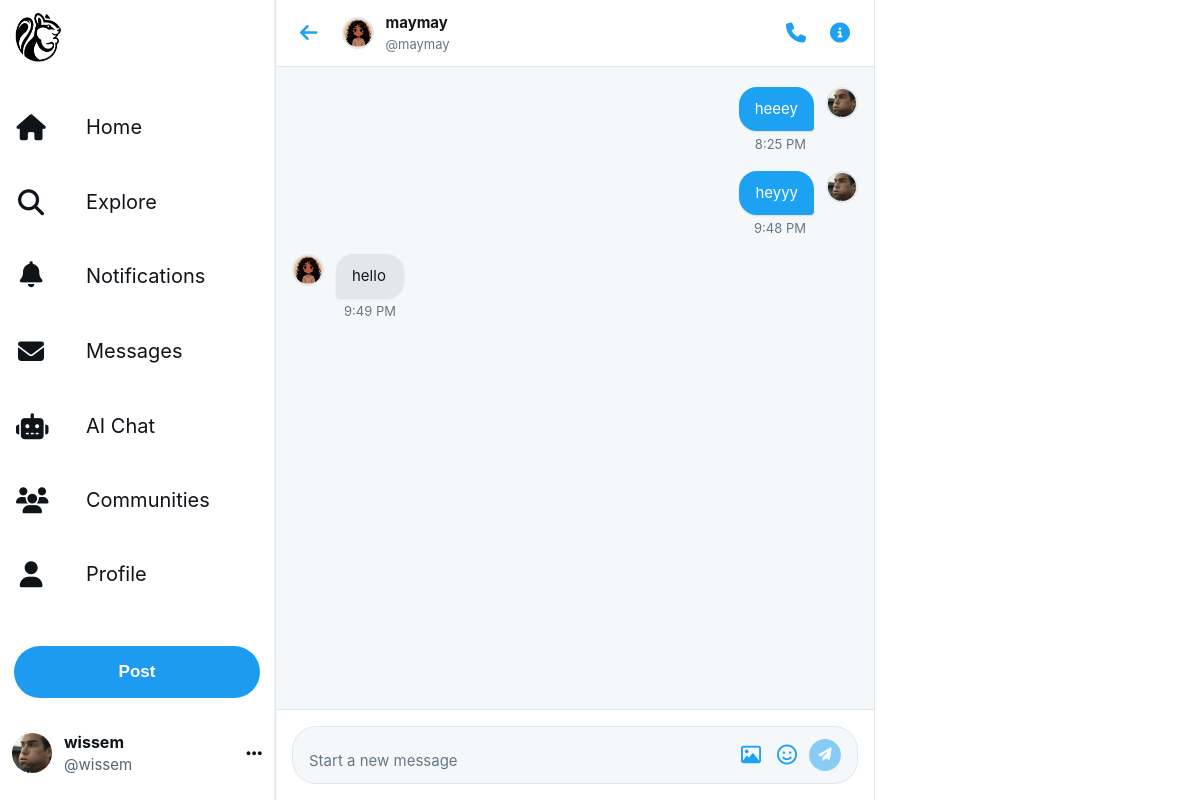
The page /messages/7/ (signed in) on the database its author committed.
### musker/models.py (models this page shows, shortened)
class Profile(models.Model):
    user = models.OneToOneField(User, on_delete=models.CASCADE)
    follows = models.ManyToManyField("self", related_name="followed_by", symmetrical=False, blank=True)
    profile_image = models.ImageField(upload_to='profile_images/', blank=True, null=True)
    cover_image = models.ImageField(upload_to='cover_images/', blank=True, null=True)
    bio = models.TextField(max_length=200, blank=True)
    location = models.CharField(max_length=100, blank=True)
    website = models.URLField(blank=True)
    date_modified = models.DateTimeField(auto_now=True)
    date_created = models.DateTimeField(auto_now_add=True, null=True, blank=True)

class Message(models.Model):
    sender = models.ForeignKey(User, on_delete=models.CASCADE, related_name='sent_messages')
    recipient = models.ForeignKey(User, on_delete=models.CASCADE, related_name='received_messages')
    content = models.TextField(max_length=1000)
    created_at = models.DateTimeField(auto_now_add=True)
    is_read = models.BooleanField(default=False)
    class Meta:
        ordering = ['created_at']

### musker/views.py (the view)
# urls.py: path('messages/<int:user_id>/', views.conversation_detail, name='conversation_detail'),
@login_required
def conversation_detail(request, user_id):
    other_user = get_object_or_404(User, id=user_id)
    if other_user == request.user:
        messages.error(request, "You cannot message yourself!")
        return redirect('messages')
    conversation = Conversation.objects.filter(participants=request.user).filter(participants=other_user).first()
    if not conversation:
        conversation = Conversation.objects.create()
        conversation.participants.add(request.user, other_user)
    messages_list = Message.objects.filter(
        Q(sender=request.user, recipient=other_user) |
        Q(sender=other_user, recipient=request.user)
    ).order_by('created_at')
    Message.objects.filter(sender=other_user, recipient=request.user, is_read=False).update(is_read=True)
    return render(request, 'conversation_detail.html', {
        'conversation': conversation,
        'other_user': other_user,
        'messages': messages_list,
    })

### musker/context_processors.py (called while the page is built)
def get_suggested_profiles(user, limit=3):
    try:
        from .models import Profile
        if not user.is_authenticated:
            return []
        suggested = list(Profile.objects.exclude(
            user=user
        ).exclude(
            followed_by=user.profile
        ).annotate(
            follower_count=Count('followed_by')
        ).order_by('-follower_count')[:limit])
        logger.info(f"👥 Found {len(suggested)} suggested profiles for {user.username}")
        return suggested
    except Exception as e:
        logger.error(f"❌ Error getting suggested profiles: {e}")
        import traceback
        logger.error(traceback.format_exc())
        return []

def sidebar_context(request):
    try:
        context = {
            'trending_topics': get_trending_topics(days=1, limit=5, min_meeps=1),
            'suggested_profiles': []
        }
        if request.user.is_authenticated:
            context['suggested_profiles'] = get_suggested_profiles(request.user, limit=3)
        logger.info(f"📊 Sidebar: {len(context['trending_topics'])} trending, {len(context['suggested_profiles'])} suggested")
        return context
    except Exception as e:
        logger.error(f"❌ Error in sidebar_context: {e}")
        import traceback
        logger.error(traceback.format_exc())
        return {
            'trending_topics': [],
            'suggested_profiles': []
        }

### musker/templates/conversation_detail.html (shortened to what this page needs)
{% load static %}
<!DOCTYPE html>
<html lang="en">
<head>
    <link rel="stylesheet" href="https://cdnjs.cloudflare.com/ajax/libs/font-awesome/6.4.0/css/all.min.css">
    <link rel="stylesheet" href="{% static 'assets/css/profile.css' %}">
</head>
<body>
    <div class="main-container">
        {% include 'navbar.html' %}
        <div class="chat-container">
            <div class="chat-header">
                <a href="{% url 'messages' %}" class="back-btn" title="Back to messages">
                    <i class="fas fa-arrow-left"></i>
                </a>
                <a href="{% url 'profile' other_user.pk %}" class="chat-user-info">
                    <img src="{% if other_user.profile.profile_image %}{{ other_user.profile.profile_image.url }}{% else %}https://abs.twimg.com/sticky/default_profile_images/default_profile_400x400.png{% endif %}"
                         alt="{{ other_user.username }}"
                         class="chat-avatar">
                    <div class="chat-user-details">
                        <h2>{{ other_user.get_full_name|default:other_user.username }}</h2>
                        <p>@{{ other_user.username }}</p>
                    </div>
                </a>
                <div class="header-actions">
                    <button class="header-action-btn" title="Call">
                        <i class="fas fa-phone"></i>
                    </button>
                    <button class="header-action-btn" title="Info">
                        <i class="fas fa-info-circle"></i>
                    </button>
                </div>
            </div>
            <div class="messages-area" id="messagesArea">
                {% if not messages %}
                <div class="empty-chat">
                    <img src="{% if other_user.profile.profile_image %}{{ other_user.profile.profile_image.url }}{% else %}https://abs.twimg.com/sticky/default_profile_images/default_profile_400x400.png{% endif %}"
                         alt="{{ other_user.username }}">
                    <h3>{{ other_user.get_full_name|default:other_user.username }}</h3>
                    <p>@{{ other_user.username }}</p>
                    <p style="margin-top: 16px;">Start a conversation with {{ other_user.get_full_name|default:other_user.username }}</p>
                </div>
                {% else %}
                    {% for message in messages %}
                    <div class="message {% if message.sender == request.user %}sent{% else %}received{% endif %}" data-message-id="{{ message.id }}">
                        <img src="{% if message.sender.profile.profile_image %}{{ message.sender.profile.profile_image.url }}{% else %}https://abs.twimg.com/sticky/default_profile_images/default_profile_400x400.png{% endif %}"
                             alt="{{ message.sender.username }}"
                             class="message-avatar">
                        <div class="message-content">
                            <div class="message-bubble">{{ message.content }}</div>
                            <span class="message-time">{{ message.created_at|date:"g:i A" }}</span>
                        </div>
                    </div>
                    {% endfor %}
                {% endif %}
            </div>
            <div class="message-input-container">
                <form id="messageForm" class="message-input-wrapper">
                    <textarea
                        name="content"
                        id="messageInput"
                        class="message-input"
                        placeholder="Start a new message"
                        rows="1"
                    ></textarea>
                    <div class="input-actions">
                        <button type="button" class="input-action-btn" title="Add photo">
                            <i class="far fa-image"></i>
                        </button>
                        <button type="button" class="input-action-btn" title="Add emoji">
                            <i class="far fa-smile"></i>
                        </button>
                        <button type="submit" class="send-btn" id="sendBtn" disabled>
                            <i class="fas fa-paper-plane"></i>
                        </button>
                    </div>
                </form>
            </div>
        </div>
    </div>
</body>
</html>

### musker/templates/navbar.html (shortened to what this page needs)
{% load static %}
{% if request.user.is_authenticated %}
<div class="sidebar">
    <div class="logo">
        <a href="{% url 'home' %}">
            <img src="{% static 'images/logo14.png' %}"
            width="100%" height="100%"
            alt="Logo" class="logo-img">
        </a>
    </div>
    <nav>
        <ul class="nav-menu">
            <li class="nav-item">
                <a href="{% url 'home' %}" class="nav-link">
                    <i class="fas fa-home"></i>
                    <span>Home</span>
                </a>
            </li>
            <li class="nav-item">
                <a href="{% url 'explore' %}" class="nav-link">
                    <i class="fas fa-search"></i>
                    <span>Explore</span>
                </a>
            </li>
            <li class="nav-item">
                <a href="{% url 'notifications' %}" class="nav-link">
                    <div style="position: relative;">
                        <i class="fas fa-bell"></i>
                    </div>
                    <span>Notifications</span>
                </a>
            </li>
            <li class="nav-item">
                <a href="{% url 'messages' %}" class="nav-link">
                    <i class="fas fa-envelope"></i>
                    <span>Messages</span>
                </a>
            </li>
            <li class="nav-item">
                <a href="{% url 'chatbot' %}" class="nav-link">
                    <i class="fas fa-robot"></i>
                    <span>AI Chat</span>
                </a>
            </li>
            <li class="nav-item">
                <a href="{% url 'profile_list' %}" class="nav-link">
                    <i class="fas fa-users"></i>
                    <span>Communities</span>
                </a>
            </li>
            <li class="nav-item">
                <a href="{% url 'profile' request.user.pk %}" class="nav-link">
                    <i class="fas fa-user"></i>
                    <span>Profile</span>
                </a>
            </li>
        </ul>
        <button class="post-button" onclick="openPostModal()">Post</button>
    </nav>
    <div class="user-menu">
        <div class="user-info" onclick="toggleUserDropdown()">
            {% if request.user.profile.profile_image %}
                <img src="{{ request.user.profile.profile_image.url }}" alt="{{ request.user.username }}" class="user-avatar">
            {% else %}
                <img src="https://abs.twimg.com/sticky/default_profile_images/default_profile_400x400.png" alt="{{ request.user.username }}" class="user-avatar">
            {% endif %}
            <div class="user-details">
                <div class="user-name">{{ request.user.get_full_name|default:request.user.username }}</div>
                <div class="user-username">@{{ request.user.username }}</div>
            </div>
            <i class="fas fa-ellipsis-h"></i>
        </div>
    </div>
</div>
{% endif %}

### musker/static/assets/css/profile.css (style rules this page uses)
* { margin: 0; padding: 0; box-sizing: border-box; }
:root { --primary-color: #1d9bf0; --primary-hover: #1a8cd8; --bg-primary: #ffffff; --bg-secondary: #f7f9f9; --text-primary: #0f1419; --text-secondary: #536471; --border-color: #eff3f4; --hover-bg: #f7f9f9; --danger: #f4212e; --success: #00ba7c; }
html { background-color: var(--bg-primary); }
body { font-family: -apple-system, BlinkMacSystemFont, "Segoe UI", Roboto, Helvetica, Arial, sans-serif; background: var(--bg-primary); color: var(--text-primary); line-height: 1.5; margin: 0; padding: 0; overflow-x: hidden; }
a { color: var(--primary-color); text-decoration: none; }
.main-container { display: flex; max-width: 1280px; margin: 0 auto; min-height: 100vh; background-color: var(--bg-primary); }
.sidebar { width: 275px; padding: 0 12px; display: flex; flex-direction: column; justify-content: space-between; border-right: 1px solid var(--border-color); position: sticky; top: 0; height: 100vh; overflow-y: auto; background-color: var(--bg-primary); transition: all 0.3s ease; }
.logo { padding: 12px 0; margin-bottom: 8px; }
.logo a { display: inline-flex; align-items: center; justify-content: center; width: 50px; height: 50px; border-radius: 50%; transition: background-color 0.2s; }
nav { flex: 1; }
.nav-menu { list-style: none; margin-bottom: 16px; }
.nav-item { margin-bottom: 4px; }
.nav-link { display: flex; align-items: center; padding: 12px 16px; border-radius: 9999px; font-size: 20px; font-weight: 400; color: var(--text-primary); text-decoration: none; transition: all 0.2s ease; position: relative; }
.nav-link i { width: 26px; margin-right: 20px; font-size: 26px; }
.post-button { width: 90%; margin: 16px auto; padding: 16px; background-color: var(--primary-color); color: white; border: none; border-radius: 9999px; font-size: 17px; font-weight: 700; cursor: pointer; transition: all 0.2s ease; display: block; }
.user-menu { padding: 12px 0; margin-top: auto; position: relative; }
.user-info { display: flex; align-items: center; padding: 12px; border-radius: 9999px; cursor: pointer; transition: background-color 0.2s; }
.user-avatar { width: 40px; height: 40px; border-radius: 50%; margin-right: 12px; object-fit: cover; }
.user-details { flex: 1; min-width: 0; }
.user-name { font-weight: 700; font-size: 15px; color: var(--text-primary); white-space: nowrap; overflow: hidden; text-overflow: ellipsis; }
.user-username { font-size: 15px; color: var(--text-secondary); white-space: nowrap; overflow: hidden; text-overflow: ellipsis; }
.user-info > i { color: var(--text-primary); font-size: 18px; }

### musker/templates/navbar.html (style rules this page uses)
.sidebar { padding: 8px 0 !important; display: flex; flex-direction: column; height: 100vh; overflow: hidden; }
.logo { margin-bottom: 12px !important; padding: 4px 12px; max-height: 60px; }
nav { flex: 1; display: flex; flex-direction: column; overflow: hidden; justify-content: space-between; }
.nav-menu { margin-top: 8px !important; display: flex; flex-direction: column; gap: 8px; flex: 1; justify-content: space-evenly; }
.nav-item { margin: 0 !important; display: flex; }
.nav-link { padding: 12px 16px !important; font-size: 20px !important; display: flex !important; align-items: center !important; gap: 20px !important; width: 100%; transition: background-color 0.2s; border-radius: 28px; }
.nav-link i { font-size: 26px !important; width: 30px; text-align: center; }
.nav-link span { font-weight: 400; font-size: 20px; }
.post-button { margin-top: 16px !important; margin-bottom: 16px !important; padding: 16px 24px !important; font-size: 17px !important; font-weight: 700 !important; height: 52px !important; border-radius: 26px; width: 90%; margin-left: auto; margin-right: auto; }
.user-menu { margin-top: auto !important; padding: 8px 0; }
.user-info { padding: 8px 12px !important; border-radius: 24px; transition: background-color 0.2s; }
.user-avatar { width: 40px !important; height: 40px !important; }
.user-details .user-name { font-size: 16px !important; font-weight: 700; }
.user-details .user-username { font-size: 15px !important; color: #536471; }

### rows shown on the page
Message: sender.profile_image (picture), content "heeey", created_at "8:25 PM"
Message: sender.profile_image (picture), content "heyyy", created_at "9:48 PM"
Message: sender.profile_image (picture), content "hello", created_at "9:49 PM"

### other values the page prints
{{ request.user.get_full_name|default:request.user.username }} "wissem"
{{ request.user.username }} "wissem"
{{ other_user.get_full_name|default:other_user.username }} "maymay"
{{ other_user.username }} "maymay"
